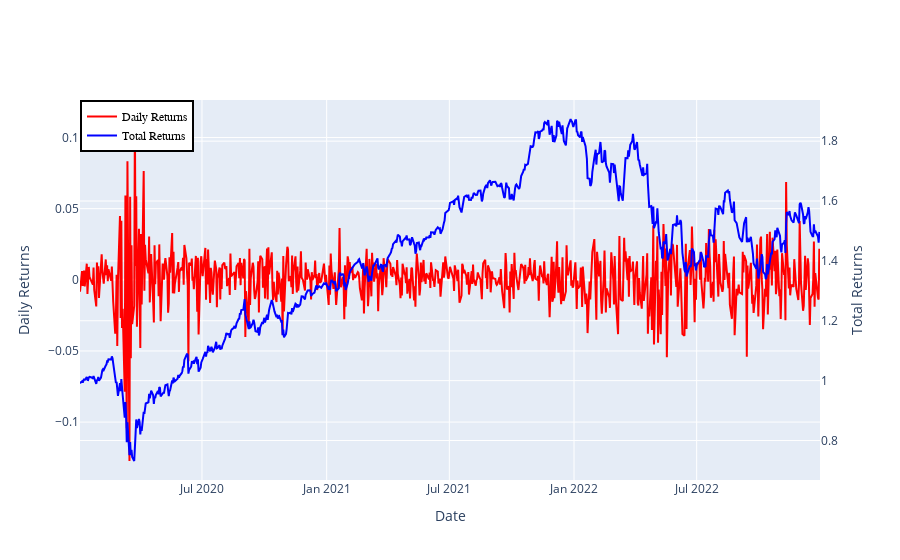

Notebook code for this chart:
### Code cell
# Create Figure
fig = go.Figure()

# Add the daily return trace to the chart
fig.add_trace(go.Scatter(x = portfolio.index, y = portfolio, name='Daily Returns',
                         line=dict(color='red', width=2)))

# Add the total return trace to the chart
fig.add_trace(go.Scatter(x = total_return.index, y = total_return, name='Total Returns',
                         yaxis='y2',line=dict(color='blue', width=2)))

# Set the x and y axis titles
fig.update_layout(xaxis_title='Date', yaxis_title='Daily Returns', yaxis2=dict(title='Total Returns', overlaying='y',
                                                                             side='right'))
# Add a legend
fig.update_layout(legend=dict(x=0, y=1, traceorder='normal',
                     font=dict(family='sans-serif', size=12, color='black'), bgcolor='white', bordercolor='black', borderwidth=2))

### Figure 1 — Plotly figure (JSON) as saved in the notebook; plotly's stock layout.template omitted (floating-point values rounded to 4 significant figures; data arrays with more than 128 entries replaced by an {"elided": "..."} marker saying what was removed)
{"data": [{"line": {"color": "red", "width": 2}, "name": "Daily Returns", "type": "scatter", "x": {"elided": "755 str values"}, "y": {"elided": "755 float values"}}, {"line": {"color": "blue", "width": 2}, "name": "Total Returns", "type": "scatter", "x": {"elided": "755 str values"}, "y": {"elided": "755 float values"}, "yaxis": "y2"}], "layout": {"legend": {"bgcolor": "white", "bordercolor": "black", "borderwidth": 2, "font": {"color": "black", "family": "sans-serif", "size": 12}, "traceorder": "normal", "x": 0, "y": 1}, "xaxis": {"title": {"text": "Date"}}, "yaxis": {"title": {"text": "Daily Returns"}}, "yaxis2": {"overlaying": "y", "side": "right", "title": {"text": "Total Returns"}}}}
